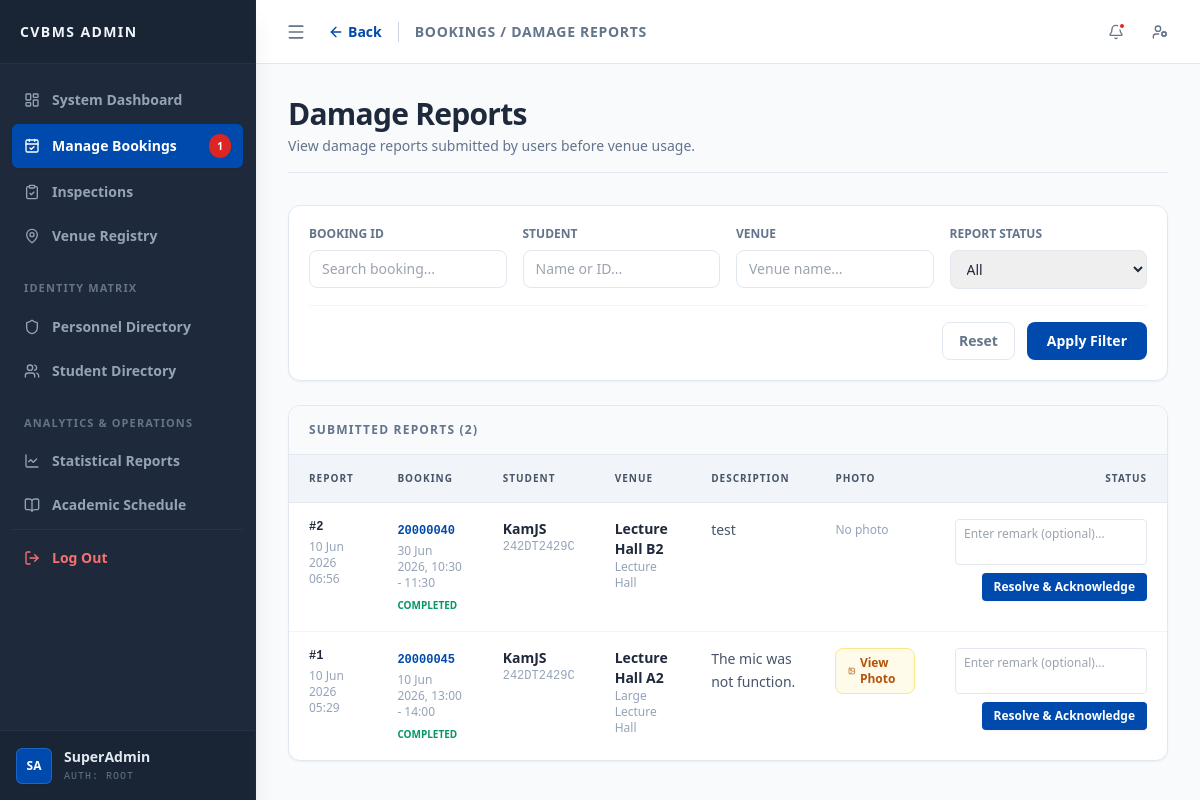
/admin/damage_reports.php (signed in), run on the app's committed database.
### tables this page shows
CREATE TABLE `damage_report` (
  `report_id` int(11) NOT NULL,
  `bid` int(10) UNSIGNED NOT NULL,
  `uid` varchar(15) NOT NULL,
  `vid` varchar(10) NOT NULL,
  `damage_description` text NOT NULL,
  `damage_photo` varchar(255) DEFAULT NULL,
  `report_status` enum('submitted','reviewed') DEFAULT 'submitted',
  `admin_remark` text DEFAULT NULL,
  `created_at` timestamp NOT NULL DEFAULT current_timestamp()
);

CREATE TABLE `booking` (
  `bid` int(10) UNSIGNED NOT NULL,
  `uid` varchar(15) NOT NULL,
  `vid` varchar(10) NOT NULL,
  `date_booked` date NOT NULL,
  `time_start` time NOT NULL,
  `time_end` time NOT NULL,
  `status` enum('pending','approved','rejected','completed','cancelled') NOT NULL DEFAULT 'pending',
  `payment_status` enum('unpaid','paid','refunded') NOT NULL DEFAULT 'unpaid',
  `payment_method` varchar(30) DEFAULT NULL,
  `payment_due_at` datetime DEFAULT NULL,
  `cancelled_at` datetime DEFAULT NULL,
  `cancel_reason` varchar(255) DEFAULT NULL,
  `transaction_ref` varchar(50) DEFAULT NULL,
  `paid_at` datetime DEFAULT NULL,
  `purpose` varchar(100) NOT NULL,
  `aid` int(10) UNSIGNED DEFAULT NULL,
  `approve_date` datetime DEFAULT NULL,
  `created_at` timestamp NOT NULL DEFAULT current_timestamp()
);

CREATE TABLE `user` (
  `uid` varchar(15) NOT NULL,
  `username` varchar(50) NOT NULL,
  `email` varchar(100) NOT NULL,
  `password` varchar(255) NOT NULL,
  `phone_num` varchar(20) NOT NULL,
  `profile_pic` varchar(255) NOT NULL DEFAULT '',
  `outstanding_debt` decimal(10,2) UNSIGNED NOT NULL DEFAULT 0.00,
  `account_status` enum('active','restricted') NOT NULL DEFAULT 'active',
  `created_at` timestamp NOT NULL DEFAULT current_timestamp()
);

CREATE TABLE `venue` (
  `vid` varchar(10) NOT NULL,
  `vname` varchar(100) NOT NULL,
  `vcid` int(11) NOT NULL,
  `max_cap` int(10) UNSIGNED NOT NULL,
  `deposit` decimal(10,2) UNSIGNED NOT NULL,
  `status` enum('available','maintenance','closed') NOT NULL DEFAULT 'available',
  `description` text NOT NULL
);

CREATE TABLE `vcategory` (
  `vcid` int(11) NOT NULL,
  `category` varchar(50) NOT NULL,
  `description` text NOT NULL
);

### admin/damage_reports.php (the view, shortened to what this page needs)
<?php
require_once __DIR__ . '/../config/db.php';
$filter_bid = trim($_GET['f_bid'] ?? '');
$filter_student = trim($_GET['f_student'] ?? '');
$filter_venue = trim($_GET['f_venue'] ?? '');
$sql = "
    SELECT
        dr.report_id,
        dr.bid,
        dr.uid,
        u.username,
        dr.vid,
        v.vname,
        vc.category AS venue_category,
        dr.damage_description,
        dr.damage_photo,
        dr.report_status,
        dr.admin_remark,
        dr.created_at,
        b.date_booked,
        b.time_start,
        b.time_end,
        b.status AS booking_status
    FROM damage_report dr
    JOIN booking b ON dr.bid = b.bid
    JOIN user u ON dr.uid = u.uid
    JOIN venue v ON dr.vid = v.vid
    JOIN vcategory vc ON v.vcid = vc.vcid
    WHERE 1=1
";
$sql .= " ORDER BY dr.created_at DESC";
$stmt = $conn->prepare($sql);
$stmt->execute();
$result = $stmt->get_result();
$reports = [];
while ($row = $result->fetch_assoc()) {
    $reports[] = $row;
}
$topbar_content = '
<div class="flex items-center">
    <a href="manage_bookings.php" class="text-sm font-bold text-[#004aad] hover:text-[#003882] flex items-center mr-4 transition-colors">
        <i data-lucide="arrow-left" class="w-4 h-4 mr-1"></i> Back
    </a>
    <h2 class="text-sm font-bold text-slate-500 uppercase tracking-wider border-l border-slate-300 pl-4">Bookings / Damage Reports</h2>
</div>';
?>
<form method="GET" class="bg-white border border-slate-200 rounded-xl shadow-sm p-5 mb-6">
    <div class="grid grid-cols-1 md:grid-cols-4 gap-4">
        <div>
            <label class="block text-xs font-black text-slate-500 uppercase mb-2">Booking ID</label>
            <input type="text" name="f_bid" value="<?php echo htmlspecialchars($filter_bid); ?>" class="w-full px-3 py-2 border border-slate-200 rounded-lg text-sm focus:outline-none focus:ring-2 focus:ring-[#004aad]" placeholder="Search booking...">
        </div>
        <div>
            <label class="block text-xs font-black text-slate-500 uppercase mb-2">Student</label>
            <input type="text" name="f_student" value="<?php echo htmlspecialchars($filter_student); ?>" class="w-full px-3 py-2 border border-slate-200 rounded-lg text-sm focus:outline-none focus:ring-2 focus:ring-[#004aad]" placeholder="Name or ID...">
        </div>
        <div>
            <label class="block text-xs font-black text-slate-500 uppercase mb-2">Venue</label>
            <input type="text" name="f_venue" value="<?php echo htmlspecialchars($filter_venue); ?>" class="w-full px-3 py-2 border border-slate-200 rounded-lg text-sm focus:outline-none focus:ring-2 focus:ring-[#004aad]" placeholder="Venue name...">
        </div>
        <div>
            <label class="block text-xs font-black text-slate-500 uppercase mb-2">Report Status</label>
            <select name="f_status" class="w-full px-3 py-2 border border-slate-200 rounded-lg text-sm focus:outline-none focus:ring-2 focus:ring-[#004aad]">
                <option value="">All</option>
            </select>
        </div>
    </div>
    <div class="flex justify-end gap-3 mt-4 pt-4 border-t border-slate-100">
        <a href="damage_reports.php" class="px-4 py-2 text-sm font-bold text-slate-500 bg-white border border-slate-200 rounded-lg hover:bg-slate-50">Reset</a>
        <button type="submit" class="px-5 py-2 text-sm font-bold text-white bg-[#004aad] rounded-lg hover:bg-[#003882]">Apply Filter</button>
    </div>
</form>
<div class="bg-white border border-slate-200 rounded-xl shadow-sm overflow-hidden">
    <div class="px-5 py-4 border-b border-slate-200 bg-slate-50 flex justify-between items-center">
        <h3 class="text-xs font-black text-slate-500 uppercase tracking-widest">Submitted Reports (<?php echo count($reports); ?>)</h3>
    </div>
    <div class="overflow-x-auto">
        <table class="w-full text-left border-collapse">
            <thead>
                <tr class="bg-slate-100 text-slate-600 text-[10px] font-black uppercase tracking-widest">
                    <th class="px-5 py-4 border-b border-slate-200">Report</th>
                    <th class="px-5 py-4 border-b border-slate-200">Booking</th>
                    <th class="px-5 py-4 border-b border-slate-200">Student</th>
                    <th class="px-5 py-4 border-b border-slate-200">Venue</th>
                    <th class="px-5 py-4 border-b border-slate-200">Description</th>
                    <th class="px-5 py-4 border-b border-slate-200">Photo</th>
                    <th class="px-5 py-4 border-b border-slate-200 text-right">Status</th>
                </tr>
            </thead>
            <tbody class="text-sm text-slate-700 divide-y divide-slate-100">
                <?php foreach ($reports as $report): ?>
                    <tr class="hover:bg-slate-50 align-top">
                        <td class="px-5 py-4">
                            <div class="font-mono text-xs font-black text-slate-800">#<?php echo htmlspecialchars($report['report_id']); ?></div>
                            <div class="text-xs text-slate-400 mt-1"><?php echo date('d M Y H:i', strtotime($report['created_at'])); ?></div>
                        </td>
                        <td class="px-5 py-4">
                            <a href="process_flow.php?bid=<?php echo urlencode($report['bid']); ?>" class="font-mono text-xs font-black text-[#004aad] hover:underline">
                                <?php echo htmlspecialchars($report['bid']); ?>
                            </a>
                            <div class="text-xs text-slate-400 mt-1">
                                <?php echo date('d M Y', strtotime($report['date_booked'])); ?>,
                                <?php echo substr($report['time_start'], 0, 5); ?> - <?php echo substr($report['time_end'], 0, 5); ?>
                            </div>
                            <?php
                                $b_status_color = ($report['booking_status'] === 'cancelled') ? 'text-red-600' : 'text-emerald-600';
                            ?>
                            <div class="text-[10px] uppercase font-black <?php echo $b_status_color; ?> mt-1">
                                <?php echo htmlspecialchars($report['booking_status']); ?>
                            </div>
                        </td>
                        <td class="px-5 py-4">
                            <div class="font-bold text-slate-800"><?php echo htmlspecialchars($report['username']); ?></div>
                            <div class="font-mono text-xs text-slate-400"><?php echo htmlspecialchars($report['uid']); ?></div>
                        </td>
                        <td class="px-5 py-4">
                            <div class="font-bold text-slate-800"><?php echo htmlspecialchars($report['vname']); ?></div>
                            <div class="text-xs text-slate-400"><?php echo htmlspecialchars($report['venue_category']); ?></div>
                        </td>
                        <td class="px-5 py-4 max-w-md">
                            <p class="text-sm leading-relaxed text-slate-600 whitespace-pre-wrap"><?php echo htmlspecialchars($report['damage_description']); ?></p>
                        </td>
                        <td class="px-5 py-4">
                            <?php if (!empty($report['damage_photo'])): ?>
                                <a href="../uploads/damage_reports/<?php echo rawurlencode($report['damage_photo']); ?>" target="_blank" class="inline-flex items-center px-3 py-1.5 text-xs font-bold text-amber-700 bg-amber-50 border border-amber-200 rounded-lg hover:bg-amber-100">
                                    <i data-lucide="image" class="w-3 h-3 mr-1"></i> View Photo
                                </a>
                            <?php else: ?>
                                <span class="text-xs text-slate-400">No photo</span>
                            <?php endif; ?>
                        </td>
                        <td class="px-5 py-4 text-right">
                            <?php if ($report['report_status'] === 'submitted'): ?>
                                <form action="../actions/process_damage.php" method="POST" class="flex flex-col items-end gap-2">
                                    <textarea name="admin_remark" placeholder="Enter remark (optional)..." class="w-48 px-2 py-1.5 text-xs border border-slate-200 rounded focus:outline-none focus:ring-1 focus:ring-[#004aad] resize-none" rows="2"></textarea>
                                    <button type="submit" class="px-3 py-1.5 text-xs font-bold text-white bg-[#004aad] hover:bg-[#003882] rounded shadow-sm transition-colors">
                                        Resolve & Acknowledge
                                    </button>
                                </form>
                            <?php else: ?>
                                <span class="px-2 py-0.5 border bg-emerald-50 text-emerald-600 border-emerald-200 rounded text-[10px] font-black uppercase tracking-widest inline-block">
                                    REVIEWED
                                </span>
                            <?php endif; ?>
                        </td>
                    </tr>
                <?php endforeach; ?>
            </tbody>
        </table>
    </div>
</div>
<?php
include __DIR__ . '/../core/layout.php';
?>

### data on the page
damage_report: report_id "2", created_at "10 Jun 2026 06:56", bid "20000040", bid.date_booked "30 Jun 2026", bid.time_start "10:30", bid.time_end "11:30", bid.status "COMPLETED", uid.username "KamJS", uid "242DT2429C", vid.vname "Lecture Hall B2", vcategory.category "Lecture Hall", damage_description "test", shows "No photo"
damage_report: report_id "1", created_at "10 Jun 2026 05:29", bid "20000045", bid.date_booked "10 Jun 2026", bid.time_start "13:00", bid.time_end "14:00", bid.status "COMPLETED", uid.username "KamJS", uid "242DT2429C", vid.vname "Lecture Hall A2", vcategory.category "Large Lecture Hall", damage_description "The mic was not function."

### other printed values
$pending_bookings_count "1"
$_SESSION['full_name'] "SuperAdmin"
$page_title "Damage Reports"
$page_description "View damage reports submitted by users before venue usage."
count($reports) "2"
